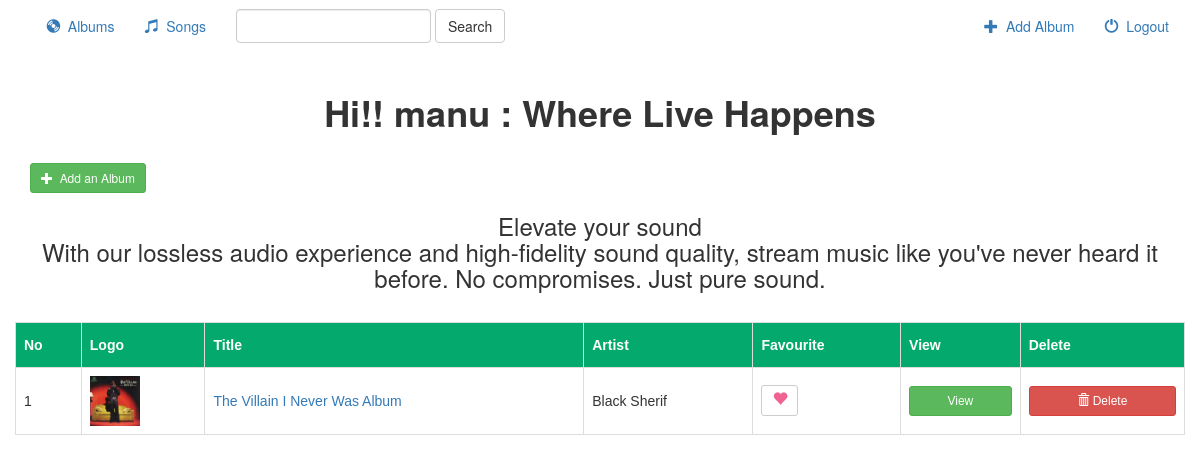
The app's page /music/ (signed in) with its own data.
### music/models.py (models this page shows, shortened)
class Album(models.Model):
    user = models.ForeignKey(User, default=1, on_delete=models.DO_NOTHING)
    artist = models.CharField(max_length=250)
    album_title = models.CharField(max_length=500)
    genre = models.CharField(max_length=100)
    album_logo = models.FileField()
    is_favorite = models.BooleanField(default=False)

### music/views.py (the view, shortened to what this page needs)
# urls.py: path('', views.IndexView.as_view(), name="index"),
class IndexView(LoginRequiredMixin, generic.ListView):
    template_name = 'music/index.html'
    context_object_name = 'albums'
    login_url = '/music/login/'
    def get(self, request, *args, **kwargs):
        query = request.GET.get("q")
        print("Q" + str(query))
        albums = Album.objects.filter(user=self.request.user)
        if query:
            song_results = Song.objects.all()
            if query:
                albums = albums.filter(
                    Q(album_title__icontains=query) |
                    Q(artist__icontains=query)
                ).distinct()
                song_results = song_results.filter(
                    Q(song_title__icontains=query)
                ).distinct()
                return render(request, 'music/index.html', {
                    'albums': albums,
                    'searcher': True,
                    'songs': song_results,
                })
        else:
            return render(request, 'music/index.html', {
                'albums': albums,
            })

### music/templates/music/index.html (shortened to what this page needs)
{% extends 'music/base.html' %}
{% load extra_tags %}
{% block albums_active %}
    active
{% endblock %}
{% get_mod2 0 as count %}
{% load static %}
{% block page %}
<div class="albums-container container-fluid">
    {% if albums %}
    <div class="container">
        <h1><b>Hi!! {{ user.username }} : Where Live Happens</b></h1>
        {% if searcher %}
    <div class="row">
        <div class="col-sm-12">
            <br>
            <span class="glyphicon glyphicon-exclamation-sign"></span>&nbsp; No Matching Albums Found
        </div>
    </div>
{% else %}
    <div class="row center">
        <div class="col-sm-12">
            <br>
            <a href="{% url 'music:album-add' %}">
                <button type="button" class="btn btn-success btn-sm">
                    <span class="glyphicon glyphicon-plus"></span>&nbsp; Add an Album
                </button>
            </a>
        </div>
    </div>
{% endif %}
        <h3>Elevate your sound<br>
            With our lossless audio experience and high-fidelity sound quality, stream music like you've never heard it before. No compromises. Just pure sound.</h3><br>
        <div class="row">
            <table id="table">
                <thead>
                    <tr>
                        <th>No</th>
                        <th>Logo</th>
                        <th>Title</th>
                        <th>Artist</th>
                        <th>Favourite</th>
                        <th>View</th>
                        <th>Delete</th>
                    </tr>
                </thead>
                <tbody>
                    {% for album in albums %}
                        <tr>
                            <td>{{ forloop.counter }}</td>
                            <td>
                                <a href="{% url 'music:detail' album.id %}">
                                    <img src="{{ album.album_logo.url }}" class="img-responsive" style="max-height: 50px;">
                                </a>
                            </td>
                            <td>
                                <a href="{% url 'music:detail' album.id %}">
                                    {{ album.album_title }}
                                </a>
                            </td>
                            <td>{{ album.artist }}</td>
                            <td>
                                <a href="{% url 'music:favorite_album' album.id %}"
                                   class="btn btn-default btn-sm btn-favorite"
                                   role="button">
                                    <span class="glyphicon glyphicon-heart {% if album.is_favorite %}active{% endif %}"></span>
                                </a>
                            </td>
                            <td>
                                <a href="{% url 'music:detail' album.id %}"
                                   class="btn btn-success btn-sm btn-block"
                                   role="button">View</a></td>
                                   <td>
                                <form action="{% url 'music:album-delete' album.id %}" method="post" style="display: inline;">
                                    <button type="submit" class="btn btn-danger btn-sm btn-block">
                                        <span class="glyphicon glyphicon-trash"></span> Delete
                                    </button>
                                </form>
                            </td>
                        </tr>
                    {% endfor %}
                </tbody>
            </table>
        </div>
    {% endif %}
</div>
</div>
{% endblock %}

### music/static/music/style.css (style rules this page uses)
body { background: url("./images/back0.jpg"); }
.glyphicon-heart { color: slategrey; font-size: 15px; }
.glyphicon-heart.active { color: #f06292; }
#table { font-family: Arial, Helvetica, sans-serif; border-collapse: collapse; width: 100%; }
#table td, #table th { border: 1px solid #ddd; padding: 8px; }
#table th { padding-top: 12px; padding-bottom: 12px; text-align: left; background-color: #04AA6D; color: white; }

### music/templates/music/index.html (style rules this page uses)
#table { font-family: Arial, Helvetica, sans-serif; border-collapse: collapse; width: 100%; }
#table td, #table th { border: 1px solid #ddd; padding: 8px; }
#table th { padding-top: 12px; padding-bottom: 12px; text-align: left; background-color: #04AA6D; color: white; }
h1,h3,p,ul { text-align: center; }

### records on screen
Album: album_logo (picture), album_title "The Villain I Never Was Album", artist "Black Sherif", is_favorite True (drawn)

### other values on screen
{{ user.username }} "manu"
